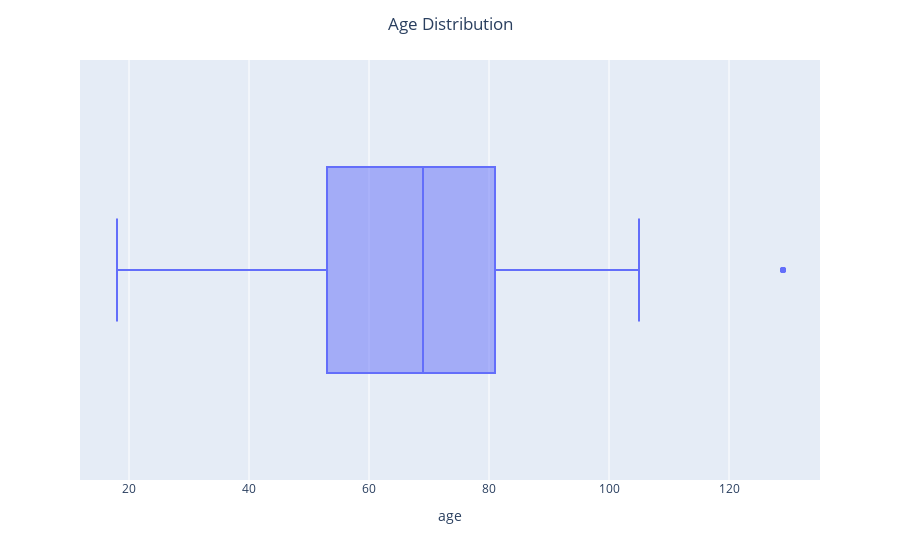

Notebook source saved alongside this figure:
### Code cell
fig = px.box(prospective_study_df, x='age')

fig.update_layout(title='Age Distribution', title_x=0.5)
fig.show()

### Figure 1 — Plotly figure (JSON) as saved in the notebook; plotly's stock layout.template omitted (floating-point values rounded to 4 significant figures; data arrays with more than 128 entries replaced by an {"elided": "..."} marker saying what was removed)
{"data": [{"alignmentgroup": "True", "hovertemplate": "age=%{x}<extra></extra>", "legendgroup": "", "marker": {"color": "#636efa"}, "name": "", "notched": false, "offsetgroup": "", "orientation": "h", "showlegend": false, "type": "box", "x": {"elided": "7464 int values"}, "x0": " ", "xaxis": "x", "y0": " ", "yaxis": "y"}], "layout": {"boxmode": "group", "legend": {"tracegroupgap": 0}, "margin": {"t": 60}, "title": {"text": "Age Distribution", "x": 0.5}, "xaxis": {"anchor": "y", "domain": [0, 1], "title": {"text": "age"}}, "yaxis": {"anchor": "x", "domain": [0, 1]}}}
